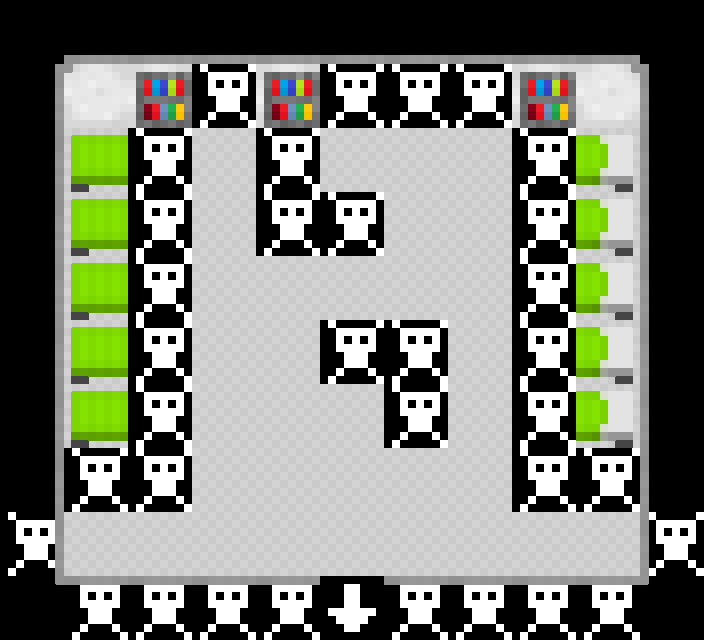

A level layout from a 2D game, rendered from its tile map. Below: a short description, then the map file with tile-grid data replaced by summaries:
An orthogonal 11x10 tile map with 64x64 px tiles, 4 tile layers (Tile Layer 1, object, collision, toplayer).

<map version="1.0" orientation="orthogonal" width="11" height="10" tilewidth="64" tileheight="64">
 <tileset firstgid="1" name="spacestationtiles" tilewidth="64" tileheight="64" spacing="2" margin="1">
  <image source="../gfx/spacestationtiles.png" width="528" height="792" />
  <tile id="92">
   <properties>
    <property name="down" value="" />
   </properties>
  </tile>
  <tile id="93">
   <properties>
    <property name="up" value="" />
   </properties>
  </tile>
  <tile id="95">
   <properties>
    <property name="collision" value="" />
   </properties>
  </tile>
 </tileset>
 <layer name="Tile Layer 1" width="11" height="10">
  <data>[110 cells, 110 non-empty, 4 distinct tile ids]</data>
 </layer>
 <layer name="object" width="11" height="10">
  <data>[110 cells, 30 non-empty, 4 distinct tile ids]</data>
 </layer>
 <layer name="collision" width="11" height="10">
  <data>[110 cells, 35 non-empty, 2 distinct tile ids]</data>
 </layer>
 <layer name="toplayer" width="11" height="10">
  <data>[110 cells, 37 non-empty, 6 distinct tile ids]</data>
 </layer>
</map>